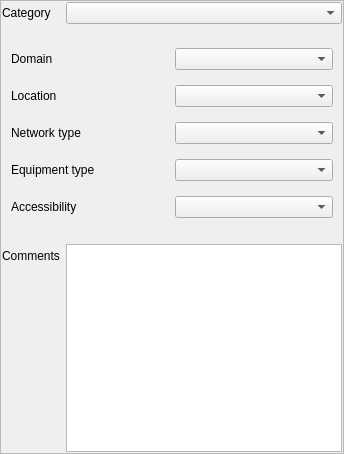
<?xml version="1.0" encoding="UTF-8"?>
<ui version="4.0">
 <class>Form_base3_ud</class>
 <widget class="QWidget" name="Form_base3_ud">
  <property name="geometry">
   <rect>
    <x>0</x>
    <y>0</y>
    <width>344</width>
    <height>454</height>
   </rect>
  </property>
  <property name="windowTitle">
   <string>Form</string>
  </property>
  <layout class="QVBoxLayout" name="verticalLayout_2">
   <property name="leftMargin">
    <number>0</number>
   </property>
   <property name="topMargin">
    <number>0</number>
   </property>
   <property name="rightMargin">
    <number>0</number>
   </property>
   <property name="bottomMargin">
    <number>0</number>
   </property>
   <item>
    <widget class="QFrame" name="frame_2">
     <property name="frameShape">
      <enum>QFrame::StyledPanel</enum>
     </property>
     <property name="frameShadow">
      <enum>QFrame::Raised</enum>
     </property>
     <layout class="QFormLayout" name="formLayout_3">
      <property name="fieldGrowthPolicy">
       <enum>QFormLayout::AllNonFixedFieldsGrow</enum>
      </property>
      <property name="leftMargin">
       <number>1</number>
      </property>
      <property name="topMargin">
       <number>1</number>
      </property>
      <property name="rightMargin">
       <number>1</number>
      </property>
      <property name="bottomMargin">
       <number>1</number>
      </property>
      <item row="1" column="0">
       <widget class="QLabel" name="label_11">
        <property name="text">
         <string>Category</string>
        </property>
       </widget>
      </item>
      <item row="1" column="1">
       <widget class="QComboBox" name="comboBox_cat"/>
      </item>
      <item row="4" column="0" colspan="2">
       <widget class="QStackedWidget" name="stackedWidget">
        <property name="currentIndex">
         <number>0</number>
        </property>
        <widget class="QWidget" name="page">
         <layout class="QGridLayout" name="gridLayout">
          <item row="3" column="1">
           <widget class="QComboBox" name="comboBox_typeapp"/>
          </item>
          <item row="3" column="0">
           <widget class="QLabel" name="label_12">
            <property name="text">
             <string>Equipment type</string>
            </property>
           </widget>
          </item>
          <item row="2" column="0">
           <widget class="QLabel" name="label">
            <property name="text">
             <string>Network type</string>
            </property>
           </widget>
          </item>
          <item row="2" column="1">
           <widget class="QComboBox" name="comboBox_typeres"/>
          </item>
          <item row="0" column="0">
           <widget class="QLabel" name="label_3">
            <property name="text">
             <string>Domain</string>
            </property>
           </widget>
          </item>
          <item row="1" column="1">
           <widget class="QComboBox" name="comboBox_implant"/>
          </item>
          <item row="0" column="1">
           <widget class="QComboBox" name="comboBox_domaine"/>
          </item>
          <item row="1" column="0">
           <widget class="QLabel" name="label_4">
            <property name="text">
             <string>Location</string>
            </property>
           </widget>
          </item>
          <item row="4" column="0">
           <widget class="QLabel" name="label_5">
            <property name="text">
             <string>Accessibility</string>
            </property>
           </widget>
          </item>
          <item row="4" column="1">
           <widget class="QComboBox" name="comboBox_access"/>
          </item>
         </layout>
        </widget>
        <widget class="QWidget" name="page_2">
         <layout class="QVBoxLayout" name="verticalLayout_3">
          <item>
           <widget class="QLabel" name="label_2">
            <property name="text">
             <string>cat2</string>
            </property>
           </widget>
          </item>
         </layout>
        </widget>
       </widget>
      </item>
      <item row="5" column="0">
       <widget class="QLabel" name="label_9">
        <property name="text">
         <string>Comments</string>
        </property>
       </widget>
      </item>
      <item row="5" column="1">
       <widget class="QTextBrowser" name="textBrowser_comm">
        <property name="readOnly">
         <bool>false</bool>
        </property>
       </widget>
      </item>
     </layout>
    </widget>
   </item>
  </layout>
 </widget>
 <resources/>
 <connections/>
</ui>
